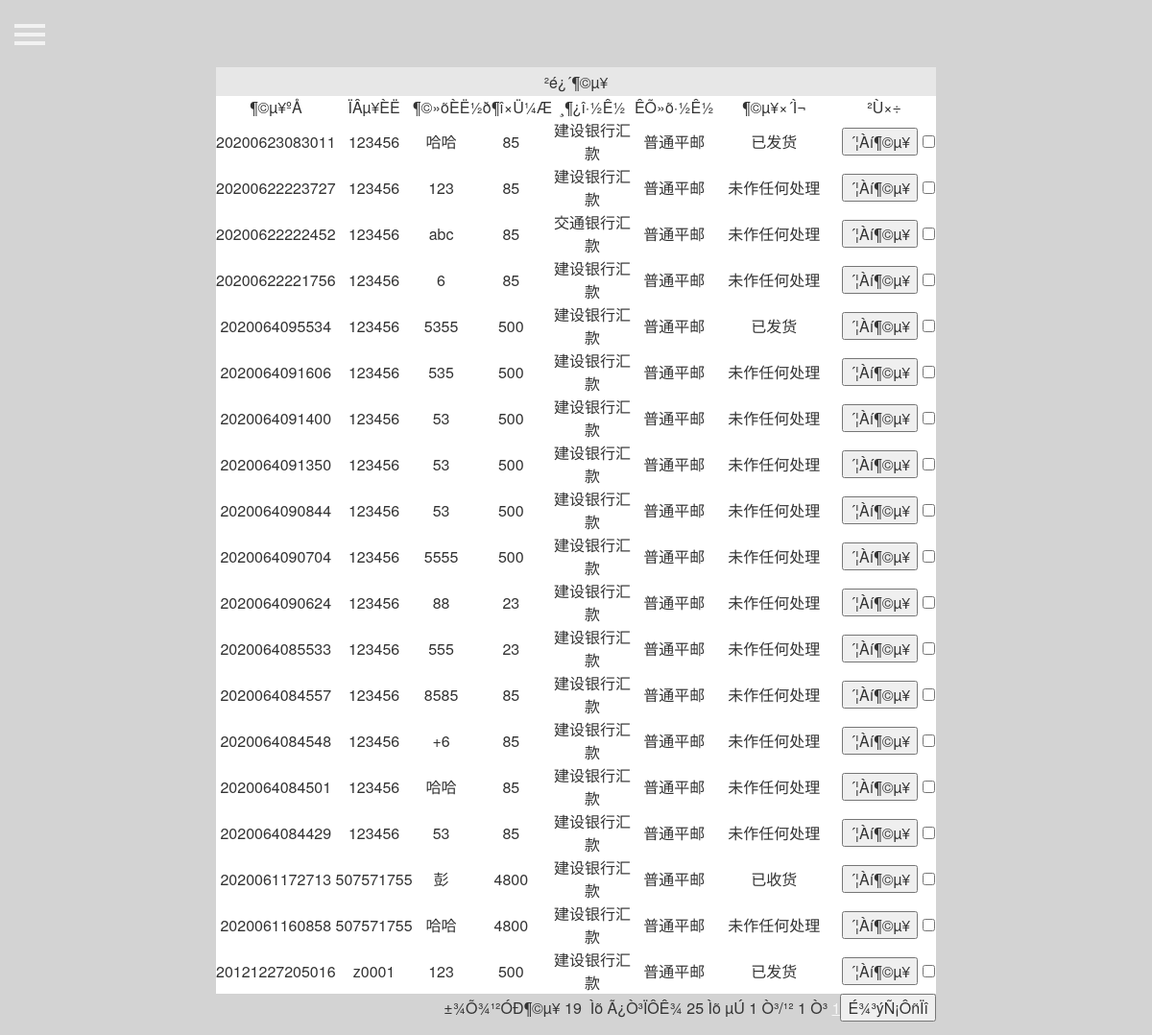
Page /admin/order.php (signed in) on the committed database.
### tables this page shows
CREATE TABLE IF NOT EXISTS `orders` (
  `id` int(4) NOT NULL AUTO_INCREMENT,
  `orderid` varchar(125) DEFAULT NULL COMMENT '订单号',
  `spc` varchar(125) DEFAULT NULL,
  `slc` varchar(125) DEFAULT NULL,
  `shouhuoren` varchar(25) DEFAULT NULL,
  `sex` varchar(2) DEFAULT NULL,
  `dizhi` varchar(125) DEFAULT NULL,
  `youbian` varchar(10) DEFAULT NULL,
  `tel` varchar(25) DEFAULT NULL,
  `email` varchar(25) DEFAULT NULL,
  `shff` varchar(25) DEFAULT NULL,
  `zfff` varchar(25) DEFAULT NULL,
  `time` datetime DEFAULT NULL,
  `xiadanren` varchar(25) DEFAULT NULL,
  `zt` varchar(50) DEFAULT NULL,
  `total` varchar(25) DEFAULT NULL,
  `liuyan` text NOT NULL,
  PRIMARY KEY (`id`)
);

### admin/order.php (the view, shortened to what this page needs)
<?php include("check_login.php");
require("index.php");?>
<?php
    include("../conn.php");
	   $sql=mysqli_query($conn,"select count(*) as total from orders ");
	   $data=mysqli_fetch_array($sql);
	   $total=$data['total'];
	       $pagesize=25;
		   if ($total<=$pagesize){
		      $pagecount=1;
			}
			if(($total%$pagesize)!=0){
			   $pagecount=intval($total/$pagesize)+1;
			}else{
			   $pagecount=$total/$pagesize;
			}
			if(($_GET['page'])==""){
			    $page=1;
			}else{
			    $page=intval($_GET['page']);
			}
           $sql1=mysqli_query($conn,"select * from orders order by time desc limit ".($page-1)*$pagesize.",$pagesize");
		   $data1=mysqli_fetch_array($sql1);
?>
<form name="form1" method="post" action="order_del.php">
<table width="750" border="0" align="center" cellpadding="0" cellspacing="0">
  <tr>
    <td height="30" bgcolor="#E7E7E7"><div align="center" >²é¿´¶©µ¥ </div></td>
  </tr>
  <tr>
    <td height="40" bgcolor="#E7E7E7"><table width="750" height="44" border="0" align="center" cellpadding="0" cellspacing="1">
	  <tr>
        <td width="121" height="20" bgcolor="#FFFFFF"><div align="center">¶©µ¥ºÅ</div></td>
        <td width="59" bgcolor="#FFFFFF"><div align="center">ÏÂµ¥ÈË</div></td>
        <td width="60" bgcolor="#FFFFFF"><div align="center">¶©»õÈË</div></td>
        <td width="70" bgcolor="#FFFFFF"><div align="center">½ð¶î×Ü¼Æ</div></td>
        <td width="88" bgcolor="#FFFFFF"><div align="center">¸¶¿î·½Ê½</div></td>
        <td width="87" bgcolor="#FFFFFF"><div align="center">ÊÕ»õ·½Ê½</div></td>
        <td width="141" bgcolor="#FFFFFF"><div align="center">¶©µ¥×´Ì¬</div></td>
        <td width="115" bgcolor="#FFFFFF"><div align="center">²Ù×÷</div></td>
	  </tr>
	  <?php
		    do{
	  ?>
      <tr>
        <td height="21" bgcolor="#FFFFFF"><div align="center"><?php echo $data1['orderid'];?></div></td>
        <td height="21" bgcolor="#FFFFFF"><div align="center"><?php echo $data1['xiadanren'];?></div></td>
        <td height="21" bgcolor="#FFFFFF"><div align="center"><?php echo $data1['shouhuoren'];?></div></td>
        <td height="21" bgcolor="#FFFFFF"><div align="center"><?php echo $data1['total'];?></div></td>
        <td height="21" bgcolor="#FFFFFF"><div align="center"><?php echo $data1['zfff'];?></div></td>
        <td height="21" bgcolor="#FFFFFF"><div align="center"><?php echo $data1['shff'];?></div></td>
        <td height="21" bgcolor="#FFFFFF"><div align="center"><?php echo $data1['zt'];?></div></td>
        <td height="21" bgcolor="#FFFFFF"><div align="center">
		    <input name="button2" type="button" class="buttoncss" id="button2" onClick="javascript:window.location='order_view.php?id=<?php echo $data1['id'];?>';" value="´¦Àí¶©µ¥">
            <input type="checkbox"  name=<?php echo $data1['id'];?> value=<?php echo $data1['id'];?>></div></td>
      </tr>
	  <?php
	      }while($data1=mysqli_fetch_array($sql1))
	  ?>
    </table></td>
  </tr>
</table>
<table width="750" height="20" border="0" align="center" cellpadding="0" cellspacing="0">
  <tr>
    <td width="652"><div align="right">
	±¾Õ¾¹²ÓÐ¶©µ¥
	    <?php
		   echo $total;
		  ?>
	    &nbsp;Ìõ&nbsp;Ã¿Ò³ÏÔÊ¾&nbsp;<?php echo $pagesize;?>&nbsp;Ìõ&nbsp;µÚ&nbsp;<?php echo $page;?>&nbsp;Ò³/¹²&nbsp;<?php echo $pagecount; ?>&nbsp;Ò³
        <?php
		   if($pagecount<=4){
		    for($i=1;$i<=$pagecount;$i++){
		  ?>
        <a href="lookdd.php?page=<?php echo $i;?>"><?php echo $i;?></a>
        <?php
		     }
        }?>
	</div></td>
    <td width="98"><div align="center"><input type="hidden" name="page_id" value=<?php echo $page;?>><input type="submit" value="É¾³ýÑ¡ÔñÏî" class="buttoncss" onclick="return confirm('È·¶¨ÒªÉ¾³ýÂð');"></div></td>
  </tr>
</table>
</form>
</body>
</html>

### admin/css/style.css (style rules this page uses)
body { position: relative; overflow-x: hidden; }
body, html { height: 100%; background-color: #583e7e; }
body, html { background-color: #583e7e; }
body a { color: rgba(255, 255, 255, 0.8); text-decoration: underline; }

### rows in the picture
orders: orderid "20200623083011", xiadanren "123456", shouhuoren "哈哈", total "85", zfff "建设银行汇款", shff "普通平邮", zt "已发货"
orders: orderid "20200622223727", xiadanren "123456", shouhuoren "123", total "85", zfff "建设银行汇款", shff "普通平邮", zt "未作任何处理"
orders: orderid "20200622222452", xiadanren "123456", shouhuoren "abc", total "85", zfff "交通银行汇款", shff "普通平邮", zt "未作任何处理"
orders: orderid "20200622221756", xiadanren "123456", shouhuoren "6", total "85", zfff "建设银行汇款", shff "普通平邮", zt "未作任何处理"
orders: orderid "2020064095534", xiadanren "123456", shouhuoren "5355", total "500", zfff "建设银行汇款", shff "普通平邮", zt "已发货"
orders: orderid "2020064091606", xiadanren "123456", shouhuoren "535", total "500", zfff "建设银行汇款", shff "普通平邮", zt "未作任何处理"
orders: orderid "2020064091400", xiadanren "123456", shouhuoren "53", total "500", zfff "建设银行汇款", shff "普通平邮", zt "未作任何处理"
orders: orderid "2020064091350", xiadanren "123456", shouhuoren "53", total "500", zfff "建设银行汇款", shff "普通平邮", zt "未作任何处理"
orders: orderid "2020064090844", xiadanren "123456", shouhuoren "53", total "500", zfff "建设银行汇款", shff "普通平邮", zt "未作任何处理"
orders: orderid "2020064090704", xiadanren "123456", shouhuoren "5555", total "500", zfff "建设银行汇款", shff "普通平邮", zt "未作任何处理"
orders: orderid "2020064090624", xiadanren "123456", shouhuoren "88", total "23", zfff "建设银行汇款", shff "普通平邮", zt "未作任何处理"
orders: orderid "2020064085533", xiadanren "123456", shouhuoren "555", total "23", zfff "建设银行汇款", shff "普通平邮", zt "未作任何处理"
orders: orderid "2020064084557", xiadanren "123456", shouhuoren "8585", total "85", zfff "建设银行汇款", shff "普通平邮", zt "未作任何处理"
orders: orderid "2020064084548", xiadanren "123456", shouhuoren "+6", total "85", zfff "建设银行汇款", shff "普通平邮", zt "未作任何处理"
orders: orderid "2020064084501", xiadanren "123456", shouhuoren "哈哈", total "85", zfff "建设银行汇款", shff "普通平邮", zt "未作任何处理"
orders: orderid "2020064084429", xiadanren "123456", shouhuoren "53", total "85", zfff "建设银行汇款", shff "普通平邮", zt "未作任何处理"
orders: orderid "2020061172713", xiadanren "507571755", shouhuoren "彭", total "4800", zfff "建设银行汇款", shff "普通平邮", zt "已收货"
orders: orderid "2020061160858", xiadanren "507571755", shouhuoren "哈哈", total "4800", zfff "建设银行汇款", shff "普通平邮", zt "未作任何处理"
orders: orderid "20121227205016", xiadanren "z0001", shouhuoren "123", total "500", zfff "建设银行汇款", shff "普通平邮", zt "已发货"

### other values in the picture
$total "19"
$pagesize "25"
$page "1"
$pagecount "1"
